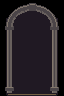

Tiled map render using the project's own tile images. Description and the whole map definition, tile-layer contents included, below:
An orthogonal 2x3 tile map with 32x32 px tiles, 1 tile layer (Assembly), 3 tilesets.

<map version="1.10" orientation="orthogonal" renderorder="right-down" width="2" height="3" tilewidth="32" tileheight="32" infinite="0" nextlayerid="2" nextobjectid="1">
  <tileset firstgid="1" source="../floors.tsx" />
  <tileset firstgid="321" source="../walls.tsx" />
  <tileset firstgid="961" source="../architecture.tsx" />
  <layer id="1" name="Assembly" width="2" height="3">
    <data encoding="csv">
1285,1286,
1301,1302,
1317,1318
</data>
  </layer>
</map>
